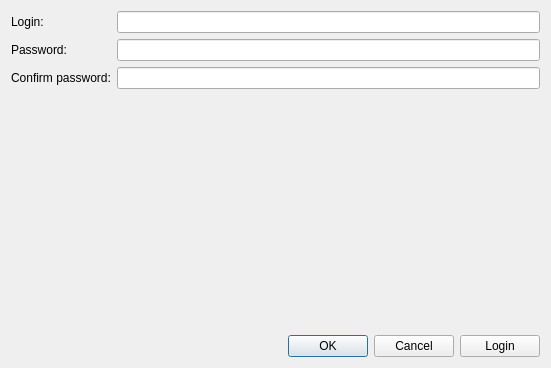
<?xml version="1.0" encoding="UTF-8"?>
<ui version="4.0">
 <class>RegistrationForm</class>
 <widget class="QWidget" name="RegistrationForm">
  <property name="geometry">
   <rect>
    <x>0</x>
    <y>0</y>
    <width>551</width>
    <height>368</height>
   </rect>
  </property>
  <property name="windowTitle">
   <string>Form</string>
  </property>
  <layout class="QVBoxLayout" name="verticalLayout">
   <item>
    <layout class="QFormLayout" name="formLayout">
     <item row="0" column="0">
      <widget class="QLabel" name="label">
       <property name="text">
        <string>Login:</string>
       </property>
      </widget>
     </item>
     <item row="1" column="0">
      <widget class="QLabel" name="label_2">
       <property name="text">
        <string>Password:</string>
       </property>
      </widget>
     </item>
     <item row="2" column="0">
      <widget class="QLabel" name="label_3">
       <property name="text">
        <string>Confirm password:</string>
       </property>
      </widget>
     </item>
     <item row="0" column="1">
      <widget class="QLineEdit" name="loginEdit"/>
     </item>
     <item row="1" column="1">
      <widget class="QLineEdit" name="passwordEdit">
       <property name="echoMode">
        <enum>QLineEdit::Password</enum>
       </property>
      </widget>
     </item>
     <item row="2" column="1">
      <widget class="QLineEdit" name="passwordConfirmEdit">
       <property name="echoMode">
        <enum>QLineEdit::Password</enum>
       </property>
      </widget>
     </item>
    </layout>
   </item>
   <item>
    <spacer name="verticalSpacer">
     <property name="orientation">
      <enum>Qt::Vertical</enum>
     </property>
     <property name="sizeHint" stdset="0">
      <size>
       <width>20</width>
       <height>40</height>
      </size>
     </property>
    </spacer>
   </item>
   <item>
    <layout class="QHBoxLayout" name="horizontalLayout">
     <item>
      <widget class="QDialogButtonBox" name="buttonBox">
       <property name="standardButtons">
        <set>QDialogButtonBox::Cancel|QDialogButtonBox::Ok</set>
       </property>
      </widget>
     </item>
     <item>
      <widget class="QPushButton" name="loginPushButton">
       <property name="text">
        <string>Login</string>
       </property>
      </widget>
     </item>
    </layout>
   </item>
  </layout>
 </widget>
 <tabstops>
  <tabstop>loginPushButton</tabstop>
  <tabstop>loginEdit</tabstop>
  <tabstop>passwordEdit</tabstop>
  <tabstop>passwordConfirmEdit</tabstop>
 </tabstops>
 <resources/>
 <connections/>
</ui>
